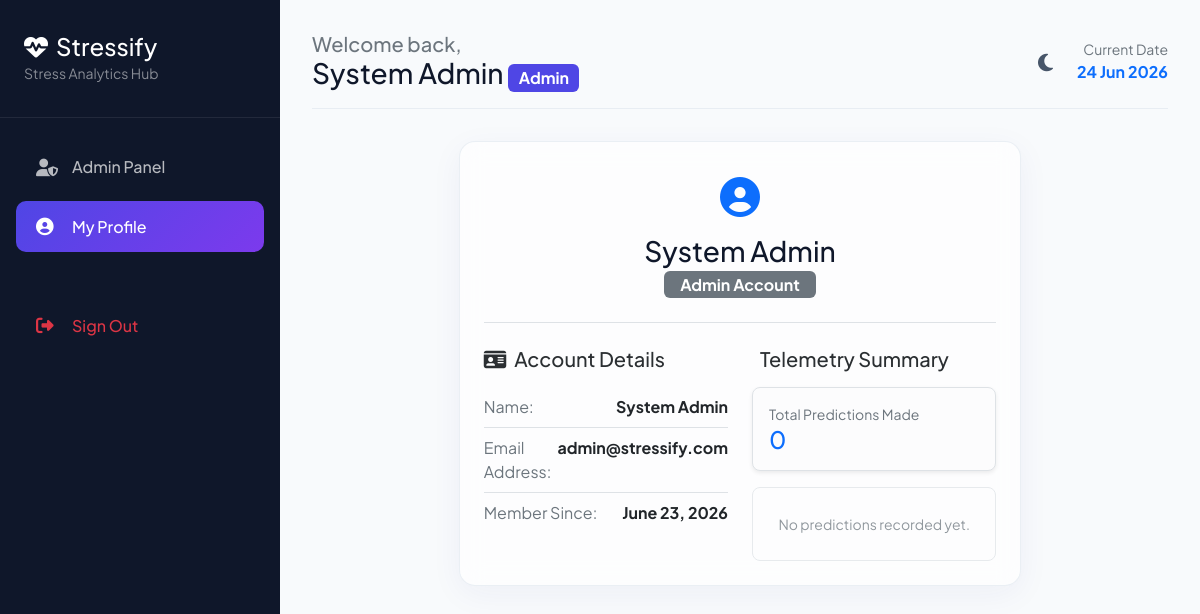
Screenshot of /profile (signed in) with the database file from the repository.
### models.py (models this page shows)
class User(db.Model, UserMixin):
    __tablename__ = 'users'
    id = db.Column(db.Integer, primary_key=True)
    name = db.Column(db.String(100), nullable=False)
    email = db.Column(db.String(100), unique=True, nullable=False)
    password = db.Column(db.String(200), nullable=False)
    role = db.Column(db.String(20), default='User') # 'User' or 'Admin'
    created_at = db.Column(db.DateTime, default=datetime.utcnow)

### app.py (the view)
@app.route('/profile')
@login_required
def profile():
    user_predictions = Prediction.query.filter_by(user_id=current_user.id).order_by(Prediction.prediction_date.desc()).all()
    return render_template('profile.html', active_page='profile', predictions=user_predictions)

### app.py (called while the page is built)
@login_manager.user_loader
def load_user(user_id):
    return User.query.get(int(user_id))

@app.context_processor
def inject_now():
    return {'datetime_now': datetime.now()}

### templates/profile.html (shortened to what this page needs)
{% extends "base.html" %}
{% block content %}
<div class="row justify-content-center">
    <div class="col-md-8">
        <div class="glass-panel p-4">
            <div class="text-center pb-4 mb-4 border-bottom">
                <span class="fs-1 text-primary"><i class="fas fa-user-circle"></i></span>
                <h3 class="font-weight-bold mt-2 mb-1">{{ current_user.name }}</h3>
                <span class="badge bg-secondary px-3 py-1.5 fs-6">{{ current_user.role }} Account</span>
            </div>
            <div class="row g-4">
                <div class="col-md-6">
                    <h5 class="font-weight-bold text-secondary-emphasis mb-3">
                        <i class="fas fa-id-card me-2 text-indigo"></i>Account Details
                    </h5>
                    <ul class="list-group list-group-flush bg-transparent">
                        <li class="list-group-item bg-transparent px-0 d-flex justify-content-between">
                            <span class="text-secondary">Name:</span>
                            <strong>{{ current_user.name }}</strong>
                        </li>
                        <li class="list-group-item bg-transparent px-0 d-flex justify-content-between">
                            <span class="text-secondary">Email Address:</span>
                            <strong>{{ current_user.email }}</strong>
                        </li>
                        <li class="list-group-item bg-transparent px-0 d-flex justify-content-between">
                            <span class="text-secondary">Member Since:</span>
                            <strong>{{ current_user.created_at.strftime('%B %d, %Y') }}</strong>
                        </li>
                    </ul>
                </div>
                <div class="col-md-6 border-start-md">
                    <h5 class="font-weight-bold text-secondary-emphasis mb-3">
                        Telemetry Summary
                    </h5>
                    <div class="p-3 border rounded-3 bg-light-subtle shadow-sm mb-3">
                        <small class="text-secondary d-block">Total Predictions Made</small>
                        <h4 class="font-weight-bold mb-0 text-primary">{{ predictions|length if predictions else 0 }}</h4>
                    </div>
                    {% if predictions %}
                    {% set latest = predictions[0] %}
                    <div class="p-3 border rounded-3 bg-light-subtle shadow-sm">
                        <small class="text-secondary d-block">Latest Prediction Date</small>
                        <strong class="text-secondary-emphasis">{{ latest.prediction_date.strftime('%Y-%m-%d %H:%M') }}</strong>
                        <div class="mt-2">
                            <span class="badge bg-{{ 'success' if latest.predicted_stress == 'Low' else 'warning' if latest.predicted_stress == 'Medium' else 'danger' }}">
                                {{ latest.predicted_stress }} Stress
                            </span>
                        </div>
                    </div>
                    {% else %}
                    <div class="text-center py-4 border border-dashed rounded-3 opacity-75">
                        <small class="text-secondary">No predictions recorded yet.</small>
                    </div>
                    {% endif %}
                </div>
            </div>
        </div>
    </div>
</div>
{% endblock %}

### templates/base.html (shortened to what this page needs)
<!DOCTYPE html>
<html lang="en" data-theme="light">
<head>
    <link href="https://cdn.jsdelivr.net/npm/bootstrap@5.3.0/dist/css/bootstrap.min.css" rel="stylesheet">
    <link href="https://cdnjs.cloudflare.com/ajax/libs/font-awesome/6.4.0/css/all.min.css" rel="stylesheet">
    <link href="{{ url_for('static', filename='css/style.css') }}" rel="stylesheet">
</head>
<body>
    {% if current_user.is_authenticated %}
    <div class="app-wrapper">
        <aside class="sidebar">
            <div class="sidebar-header">
                <h4 class="mb-0 text-white font-weight-bold">
                    <i class="fas fa-heartbeat me-2"></i>Stressify
                </h4>
                <small class="text-white-50">Stress Analytics Hub</small>
            </div>
            <ul class="sidebar-menu">
                {% if current_user.role == 'Admin' %}
                <li class="sidebar-item {% if active_page == 'admin' %}active{% endif %}">
                    <a href="{{ url_for('admin_dashboard') }}">
                        <i class="fas fa-user-shield"></i>Admin Panel
                    </a>
                </li>
                {% endif %}
                <li class="sidebar-item {% if active_page == 'profile' %}active{% endif %}">
                    <a href="{{ url_for('profile') }}">
                        <i class="fas fa-user-circle"></i>My Profile
                    </a>
                </li>
                <li class="sidebar-item mt-5">
                    <a href="{{ url_for('logout') }}" class="text-danger">
                        <i class="fas fa-sign-out-alt"></i>Sign Out
                    </a>
                </li>
            </ul>
        </aside>
        <main class="main-content">
            <div class="top-nav">
                <div>
                    <h5 class="mb-0 text-secondary">Welcome back,</h5>
                    <h3 class="mb-0 font-weight-bold">{{ current_user.name }} <span class="badge bg-indigo text-xs fs-6" style="background-color: var(--primary-color);">{{ current_user.role }}</span></h3>
                </div>
                <div class="d-flex align-items-center gap-3">
                    <button class="theme-toggle-btn" id="theme-toggle" title="Switch Theme">
                        <i class="fas fa-moon"></i>
                    </button>
                    <div class="d-none d-md-block text-end">
                        <small class="text-secondary d-block">Current Date</small>
                        <strong class="text-primary">{{ datetime_now.strftime('%d %b %Y') }}</strong>
                    </div>
                </div>
            </div>
            {% block content %}{% endblock %}
        </main>
    </div>
    {% endif %}
</body>
</html>

### static/css/style.css (style rules this page uses)
:root { --bg-primary: #f8fafc; --bg-secondary: #ffffff; --bg-card: rgba(255, 255, 255, 0.65); --border-color: rgba(226, 232, 240, 0.7); --text-primary: #0f172a; --text-secondary: #475569; --primary-color: #4f46e5; --primary-hover: #4338ca; --primary-gradient: linear-gradient(135deg, #4f46e5 0%, #7c3aed 100%); --success-color: #10b981; --success-gradient: linear-gradient(135deg, #10b981 0%, #059669 100%); --warning-color: #f59e0b; --warning-gradient: linear-gradient(135deg, #f59e0b 0%, #d97706 100%); --danger-color: #ef4444; --danger-gradient: linear-gradient(135deg, #ef4444 0%, #dc2626 100%); --sidebar-bg: #0f172a; --sidebar-text: #f8fafc; --glass-blur: blur(12px); --glass-shadow: 0 8px 32px 0 rgba(31, 38, 135, 0.05); --card-shadow: 0 4px 20px 0 rgba(0, 0, 0, 0.03); --transition-speed: 0.3s; }
* { margin: 0; padding: 0; box-sizing: border-box; }
body { font-family: 'Plus Jakarta Sans', sans-serif; background-color: var(--bg-primary); color: var(--text-primary); transition: background-color var(--transition-speed), color var(--transition-speed); overflow-x: hidden; }
.glass-panel { background: var(--bg-card); backdrop-filter: var(--glass-blur); -webkit-backdrop-filter: var(--glass-blur); border: 1px solid var(--border-color); box-shadow: var(--glass-shadow); border-radius: 16px; transition: transform var(--transition-speed) ease, box-shadow var(--transition-speed) ease; }
.app-wrapper { display: flex; width: 100vw; height: 100vh; overflow: hidden; }
.sidebar { width: 280px; background-color: var(--sidebar-bg); color: var(--sidebar-text); display: flex; flex-direction: column; height: 100%; transition: width var(--transition-speed) ease; z-index: 100; }
.sidebar-header { padding: 2rem 1.5rem; border-bottom: 1px solid rgba(255, 255, 255, 0.08); }
.sidebar-menu { list-style: none; padding: 1.5rem 1rem; flex-grow: 1; }
.sidebar-item a { display: flex; align-items: center; padding: 0.85rem 1.25rem; color: rgba(255, 255, 255, 0.7); text-decoration: none; border-radius: 10px; font-weight: 500; margin-bottom: 0.5rem; transition: all 0.2s ease; }
.sidebar-item a i { width: 24px; font-size: 1.1rem; margin-right: 0.75rem; }
.sidebar-item a:hover, .sidebar-item.active a { background-color: rgba(255, 255, 255, 0.08); color: #ffffff; }
.sidebar-item.active a { background: var(--primary-gradient); color: #ffffff; }
.main-content { flex-grow: 1; overflow-y: auto; padding: 2rem; display: flex; flex-direction: column; }
.top-nav { display: flex; justify-content: space-between; align-items: center; margin-bottom: 2rem; padding-bottom: 1rem; border-bottom: 1px solid var(--border-color); }
.theme-toggle-btn { border: none; background: none; font-size: 1.25rem; color: var(--text-secondary); cursor: pointer; padding: 0.5rem; border-radius: 50%; transition: background-color 0.2s; }

### rows the page displays
User: name "System Admin", role "Admin", email "admin@stressify.com", created_at "June 23, 2026"

### other values shown
{{ predictions|length if predictions else 0 }} "0"
